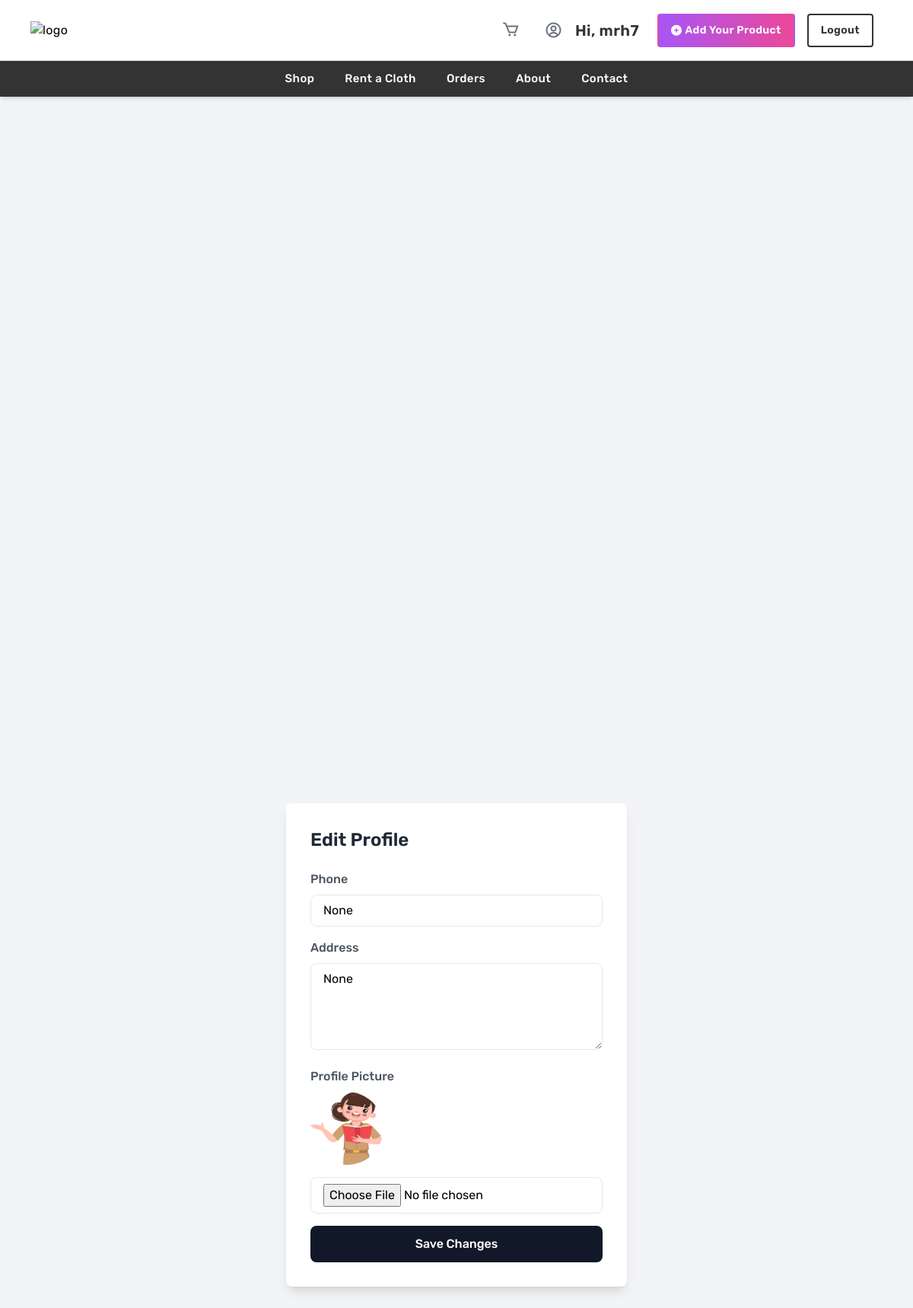
Page /edit_profile/ (signed in) on the committed database.
### shop/models.py (models this page shows, shortened)
class UserProfile(models.Model):
    user = models.OneToOneField(User, on_delete=models.CASCADE, related_name='profile')
    phone = models.CharField(max_length=15, blank=True, null=True)
    address = models.TextField(blank=True, null=True)
    profile_picture = models.ImageField(upload_to='profile_pictures/', blank=True, null=True)

### shop/views.py (the view, shortened to what this page needs)
# urls.py: path('edit_profile/', edit_profile, name='edit_profile'),
@login_required
def edit_profile(request):
    user = request.user
    profile, created = UserProfile.objects.get_or_create(user=user)
    return render(request, 'edit_profile.html', {'profile': profile})

### templates/edit_profile.html (shortened to what this page needs)
{% extends "base.html" %}
{% block content %}
<div class="bg-gray-100 min-h-screen flex justify-center items-center">
    <div class="bg-white rounded-lg shadow-lg p-8 max-w-md w-full">
        <h2 class="text-2xl font-semibold mb-6 text-gray-800">Edit Profile</h2>
        <form method="post" enctype="multipart/form-data" class="space-y-4">
            <div>
                <label class="block text-gray-600 font-medium mb-2">Phone</label>
                <input type="text" name="phone" value="{{ profile.phone }}"
                       class="w-full px-4 py-2 border rounded-lg focus:outline-none focus:border-gray-900">
            </div>
            <div>
                <label class="block text-gray-600 font-medium mb-2">Address</label>
                <textarea name="address" rows="4"
                          class="w-full px-4 py-2 border rounded-lg focus:outline-none focus:border-gray-900">{{ profile.address }}</textarea>
            </div>
            <div>
                <label class="block text-gray-600 font-medium mb-2">Profile Picture</label>
                {% if profile.profile_picture %}
                    <img src="{{ profile.profile_picture.url }}" alt="Profile Picture" class="w-24 h-24 rounded-full mb-4">
                {% endif %}
                <input type="file" name="profile_picture"
                       class="w-full px-4 py-2 border rounded-lg focus:outline-none focus:border-gray-900">
            </div>
            <button type="submit"
                    class="w-full bg-gray-900 text-white py-3 rounded-lg font-medium hover:bg-black">
                Save Changes
            </button>
        </form>
    </div>
</div>
{% endblock %}

### templates/Base.html (shortened to what this page needs)
<!DOCTYPE html>
<html lang="en">
<head>
    <script src="https://cdn.tailwindcss.com"></script>
    <link rel="stylesheet" href="https://cdnjs.cloudflare.com/ajax/libs/font-awesome/6.0.0-beta3/css/all.min.css">
    <link rel="stylesheet" href="https://cdn.jsdelivr.net/npm/boxicons@2.1.4/css/boxicons.min.css">
</head>
<body>
    <header class='shadow-md tracking-wide relative z-50 bg-[#fef9ea]'>
        <section
            class='md:flex lg:items-center relative py-3 lg:px-10 px-4 border-gray-200 border-b bg-white lg:min-h-[80px] max-lg:min-h-[60px]'>
            <a href="{% url 'home' %}" class="max-sm:w-full max-sm:mb-3 shrink-0"><img
                    src="https://i.postimg.cc/ZY3hxxWk/secondspin.png" alt="logo" class='w-[160px]' />
            </a>
            <div class='flex flex-wrap w-full items-center'>
                <div class="ml-auto max-lg:mt-4">
                    <ul class='flex items-center'>
                        <li class='max-lg:py-2 px-3 cursor-pointer'>
                            <span class="relative">
                                <a href="{% url 'cart' %}" class='text-[15px] font-medium text-[#333]'>
                                    <i class="bx bx-cart text-gray-500 ml-2 text-2xl"></i>
                                </a>
                            </span>
                        </li>
                        {% if user.is_authenticated %}
                        <li class='flex text-[15px] max-lg:py-2 px-3 hover:text-[#007bff] hover:fill-[#007bff]'>
                            <a href="{% url 'user_profile' %}" class="flex items-center">
                                <i class="bx bx-user-circle text-gray-500 ml-2 text-2xl"></i>
                            </a>
                            <a href="#" class='px-4 py-2 text-xl rounded font-semibold text-[#333]'>Hi, {{user.username}}</a>
                            <a href="{% url 'create_product' %}"
                                class="add-product-btn ml-2 px-4 py-2 text-sm rounded font-semibold text-white bg-gradient-to-r from-purple-500 to-pink-500 border-2 border-transparent hover:from-purple-600 hover:to-pink-600 flex items-center">
                                <i class="fas fa-plus-circle mr-1 plus-icon"></i>
                                Add Your Product
                            </a>
                            <a href="{% url 'logout' %}"
                                class='ml-4 px-4 py-2 text-sm rounded font-semibold text-[#333] border-2 border-[#333] bg-transparent transition-colors duration-300 hover:bg-black hover:text-white hover:border-black flex items-center justify-center'>
                                Logout
                            </a>
                        </li>
                        {% else %}
                        <li class='flex text-[15px] max-lg:py-2 px-3 hover:text-[#007bff] hover:fill-[#007bff]'>
                            <a href="{% url 'login' %}"
                                class='px-4 py-2 text-sm rounded font-semibold text-[#333] border-2 border-[#333] bg-transparent'>Sign
                                In</a>
                        </li>
                        {% endif %}
                    </ul>
                </div>
            </div>
        </section>
        <div id="collapseMenu"
            class='max-lg:hidden lg:!block max-lg:before:fixed max-lg:before:bg-black max-lg:before:opacity-50 max-lg:before:inset-0 max-lg:before:z-50'>
            <ul
                class='lg:flex lg:flex-wrap lg:items-center lg:justify-center px-10 py-3 bg-[#333] min-h-[46px] gap-4 max-lg:space-y-4 max-lg:fixed max-lg:w-1/2 max-lg:min-w-[300px] max-lg:top-0 max-lg:left-0 max-lg:p-6 max-lg:h-full max-lg:shadow-md max-lg:overflow-auto z-50'>
                <li class='max-lg:border-b max-lg:py-3 px-3'><a href="{% url 'shop' %}"
                        class='hover:text-yellow-300 text-white text-[15px] font-medium block'>Shop</a></li>
                <li class='max-lg:border-b max-lg:py-3 px-3'><a href="{% url 'rental_products' %}"
                        class='hover:text-yellow-300 text-white text-[15px] font-medium block'>Rent a Cloth</a></li>
                <li class='max-lg:border-b max-lg:py-3 px-3'><a href='{% url "orders" %}'
                        class='hover:text-yellow-300 text-white text-[15px] font-medium block'>Orders</a></li>
                <li class='max-lg:border-b max-lg:py-3 px-3'><a href='{% url "About" %}'
                        class='hover:text-yellow-300 text-white text-[15px] font-medium block'>About</a></li>
                <li class='max-lg:border-b max-lg:py-3 px-3'><a href='{% url "Contact" %}'
                        class='hover:text-yellow-300 text-white text-[15px] font-medium block'>Contact</a></li>
            </ul>
        </div>
    </header>
    <main>
        {% block content %}{% endblock %}
    </main>
</body>
</html>

### templates/Base.html (style rules this page uses)
body { font-family: "Rubik", sans-serif; }
.add-product-btn { position: relative; transition: all 0.3s ease; animation: glow 2s infinite; overflow: hidden; }
.add-product-btn::before { content: ''; position: absolute; top: -50%; left: -50%; width: 200%; height: 200%; background: radial-gradient(circle, rgba(255, 255, 255, 0.3) 0%, rgba(255, 255, 255, 0) 70%); transform: rotate(0deg); animation: rotate 8s linear infinite; opacity: 0; transition: opacity 0.3s ease; }
.plus-icon { animation: pulse-scale 1.5s ease-in-out infinite; }

### rows in the picture
UserProfile: phone "None", address "None", profile_picture (picture)

### other values in the picture
{{ user.username }} "mrh7"
